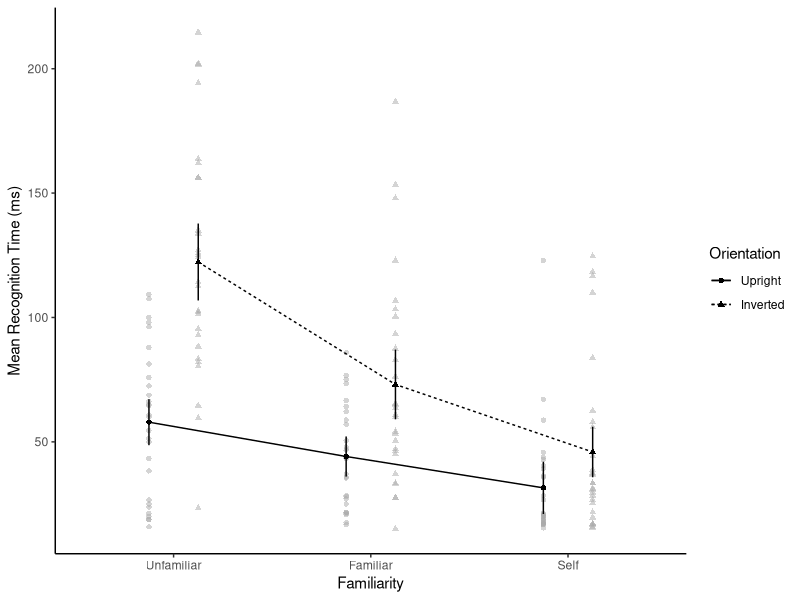
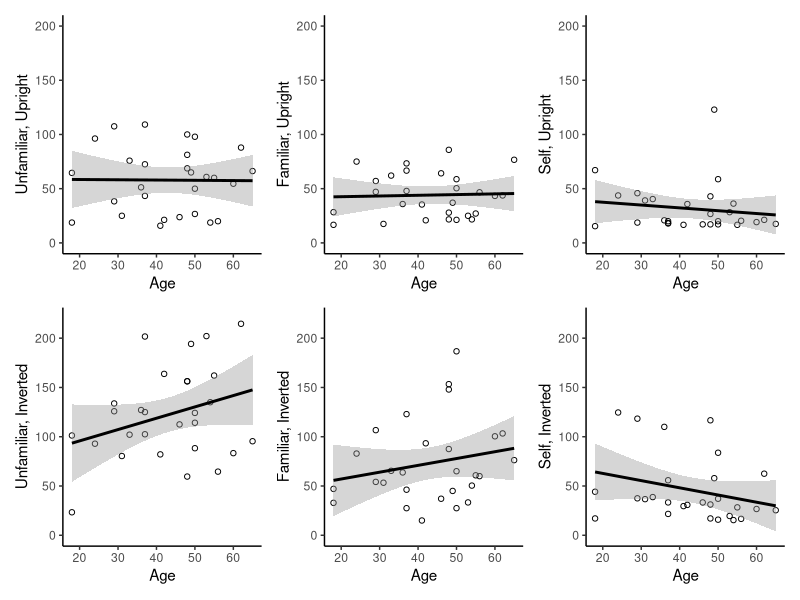
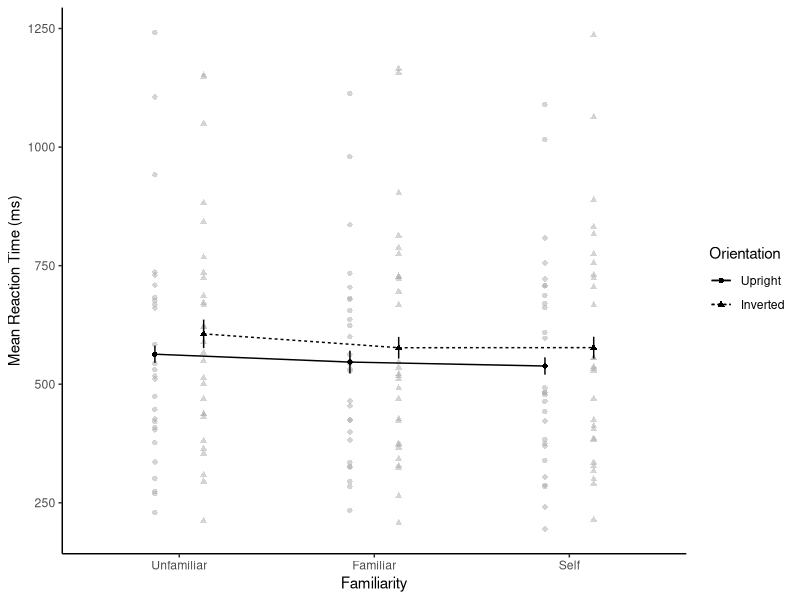

Here is the R script that generated these plots, in order:
## ---- chunk 1
#| output: false

library(afex)
library(emmeans)
library(readr)
library(tidyr)
library(reshape2)
library(tidyverse)
library(dplyr)
#library(raincloudplots)
library (patchwork)

## Recognition times 

Mean_Frames <- read_csv("Mean_Frames_Familiar_Faces_Filtered.csv")
Mean_Frames_long <- melt(Mean_Frames, 
                         # ID variables - all the variables to keep but not split apart on
                         id.vars=c("Participant", "Age"),
                         # The source columns
                         measure.vars=c("Unfamiliar_Upright", "Unfamiliar_Inverted", 
                                        "Familiar_Upright", "Familiar_Inverted", 
                                        "Self_Upright", "Self_Inverted"),
                         # Name of the destination column that will identify the original
                         # column that the measurement came from
                         variable.name="Condition",
                         value.name="Mean_N_Frames"               
                         
                         )

Mean_Frames_long <- Mean_Frames_long %>%
  mutate(Orientation = case_when(Condition == 'Unfamiliar_Upright' ~ 'Upright',
                                    Condition == 'Familiar_Upright' ~ 'Upright',
                                    Condition == 'Self_Upright' ~ 'Upright',
                                    TRUE ~ 'Inverted'))

Mean_Frames_long <- Mean_Frames_long %>%
  mutate(Familiarity = case_when(Condition == 'Unfamiliar_Upright' ~ 'Unfamiliar',
                                 Condition == 'Unfamiliar_Inverted' ~ 'Unfamiliar',
                                 Condition == 'Familiar_Upright' ~ 'Familiar',
                                 Condition == 'Familiar_Inverted' ~ 'Familiar',
                                 TRUE ~ 'Self'))

Mean_Frames_long$Mean_time <- Mean_Frames_long$Mean_N_Frames*(1000/120)
Mean_Frames_long$Age_c <- Mean_Frames_long$Age - mean(Mean_Frames_long$Age)

## Reaction times 

Mean_RTs <- read_csv("Mean_Reaction_Times_Familiar_Faces_Filtered.csv")
Mean_RTs_long <- melt(Mean_RTs, 
                         # ID variables - all the variables to keep but not split apart on
                         id.vars=c("Participant", "Age"),
                         # The source columns
                         measure.vars=c("Unfamiliar_Upright", "Unfamiliar_Inverted", 
                                        "Familiar_Upright", "Familiar_Inverted", 
                                        "Self_Upright", "Self_Inverted"),
                         # Name of the destination column that will identify the original
                         # column that the measurement came from
                         variable.name="Condition",
                         value.name="Mean_RT_secs"               
                         
                         )

Mean_RTs_long <- Mean_RTs_long %>%
  mutate(Orientation = case_when(Condition == 'Unfamiliar_Upright' ~ 'Upright',
                                    Condition == 'Familiar_Upright' ~ 'Upright',
                                    Condition == 'Self_Upright' ~ 'Upright',
                                    TRUE ~ 'Inverted'))

Mean_RTs_long <- Mean_RTs_long %>%
  mutate(Familiarity = case_when(Condition == 'Unfamiliar_Upright' ~ 'Unfamiliar',
                                 Condition == 'Unfamiliar_Inverted' ~ 'Unfamiliar',
                                 Condition == 'Familiar_Upright' ~ 'Familiar',
                                 Condition == 'Familiar_Inverted' ~ 'Familiar',
                                 TRUE ~ 'Self'))

Mean_RTs_long$Mean_RT_ms <- Mean_RTs_long$Mean_RT_secs*(1000)
Mean_RTs_long$Age_c <- Mean_RTs_long$Age - mean(Mean_RTs_long$Age)



## ---- chunk 2
# Do ANOVA analysis of ratings 
RecognitionTimes_ANOVA <- aov_ez("Participant", "Mean_time", Mean_Frames_long, 
                                 within=c("Orientation", "Familiarity"),
                                 factorize = FALSE, covariate = "Age_c",  
                                 anova_table = list(correction = "none", es = "pes")) 

# Do ANOVA - don't GG correct and use partial eta squared

EM_Means_RecognitionTimes_Interaction <- emmeans (RecognitionTimes_ANOVA, ~ Orientation|Familiarity) # Get EM Means for interaction
EM_Means_RecognitionTimes_Familiarity <- emmeans (RecognitionTimes_ANOVA, ~ Familiarity) # Get EM Means

posthoc_RecognitionTimes_Familiarity <- pairs(EM_Means_RecognitionTimes_Familiarity, adjust="bon")

# Use afex_plot to plot these more simply
recTimesPlot <-  afex_plot(RecognitionTimes_ANOVA,  ~ Familiarity,  ~ Orientation, error = "within")


RTs_ANOVA <- aov_ez("Participant", "Mean_RT_ms", Mean_RTs_long, within=c("Orientation", "Familiarity"),
                            factorize = FALSE, covariate = "Age_c", anova_table = list(correction = "none", es = "pes")) # Do ANOVA - don't GG correct and use partial eta squared

EM_Means_RTs <- emmeans (RTs_ANOVA, ~ Orientation|Familiarity) # Get EM Means

# Use afex_plot to plot these more simply

RTsPlot <-  afex_plot(RTs_ANOVA,  ~ Familiarity,  ~ Orientation, error = "within")


## ---- chunk 3
#| label: fig-recognition-times
#| fig-cap: "Recognition Times by Orientation for Each Condition"

#faces_2x3_time

recTimesPlot + labs(x = 'Familiarity', y = 'Mean Recognition Time (ms)') + theme_classic()

## ---- chunk 4
#| label: fig-correlations
#| fig-cap: "Correlations between recognition times and age for each condition"

p1 <- ggplot(Mean_Frames, aes(x=Age, y=Unfamiliar_Upright*(1000/120))) +
  geom_point(shape=1) +    # Use hollow circles
  geom_smooth(method=lm,color="black") +  # Add linear regression line 
  #  (by default includes 95% confidence region)
  labs(x="Age", y = "Unfamiliar, Upright")+
  ylim (0, 200)+
  theme_classic() 

p2 <- ggplot(Mean_Frames, aes(x=Age, y=Familiar_Upright*(1000/120))) +
  geom_point(shape=1) +    # Use hollow circles
  geom_smooth(method=lm,color="black") +  # Add linear regression line 
  #  (by default includes 95% confidence region)
  labs(x="Age", y = "Familiar, Upright")+
  ylim (0, 200)+
  theme_classic() 


p3 <- ggplot(Mean_Frames, aes(x=Age, y=Self_Upright*(1000/120))) +
  geom_point(shape=1) +    # Use hollow circles
  geom_smooth(method=lm,color="black") +  # Add linear regression line 
  #  (by default includes 95% confidence region)
  labs(x="Age", y = "Self, Upright")+
  ylim (0, 200)+
  theme_classic() 


p4 <- ggplot(Mean_Frames, aes(x=Age, y=Unfamiliar_Inverted*(1000/120))) +
  geom_point(shape=1) +    # Use hollow circles
  geom_smooth(method=lm,color="black") +  # Add linear regression line 
  #  (by default includes 95% confidence region)
  labs(x="Age", y = "Unfamiliar, Inverted")+
  ylim (0, 220)+
  theme_classic() 

p5 <- ggplot(Mean_Frames, aes(x=Age, y=Familiar_Inverted*(1000/120))) +
  geom_point(shape=1) +    # Use hollow circles
  geom_smooth(method=lm,color="black") +  # Add linear regression line 
  #  (by default includes 95% confidence region)
  labs(x="Age", y = "Familiar, Inverted")+
  ylim (0, 220)+
  theme_classic() 


p6 <- ggplot(Mean_Frames, aes(x=Age, y=Self_Inverted*(1000/120))) +
  geom_point(shape=1) +    # Use hollow circles
  geom_smooth(method=lm,color="black") +  # Add linear regression line 
  #  (by default includes 95% confidence region)
  labs(x="Age", y = "Self, Inverted")+
  ylim (0, 220)+
  theme_classic() 

p1 + p2 + p3 + p4 + p5 + p6

## ---- chunk 5
#| label: fig-reaction-times
#| fig-cap: "Reaction times by orientation for each condition"

#faces_2x3_RTs

RTsPlot + labs(x = 'Familiarity', y = 'Mean Reaction Time (ms)') + theme_classic()
